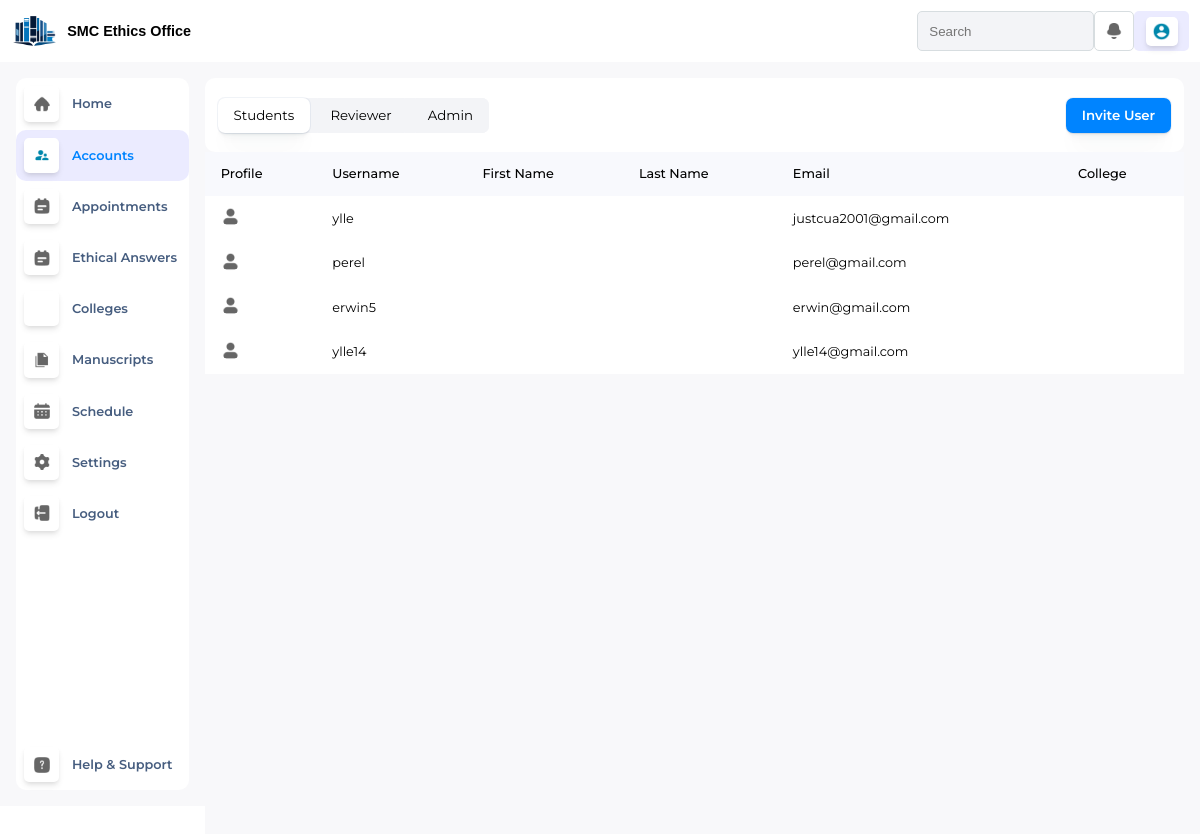
The page /adminAccounts/ on the database as committed earlier.
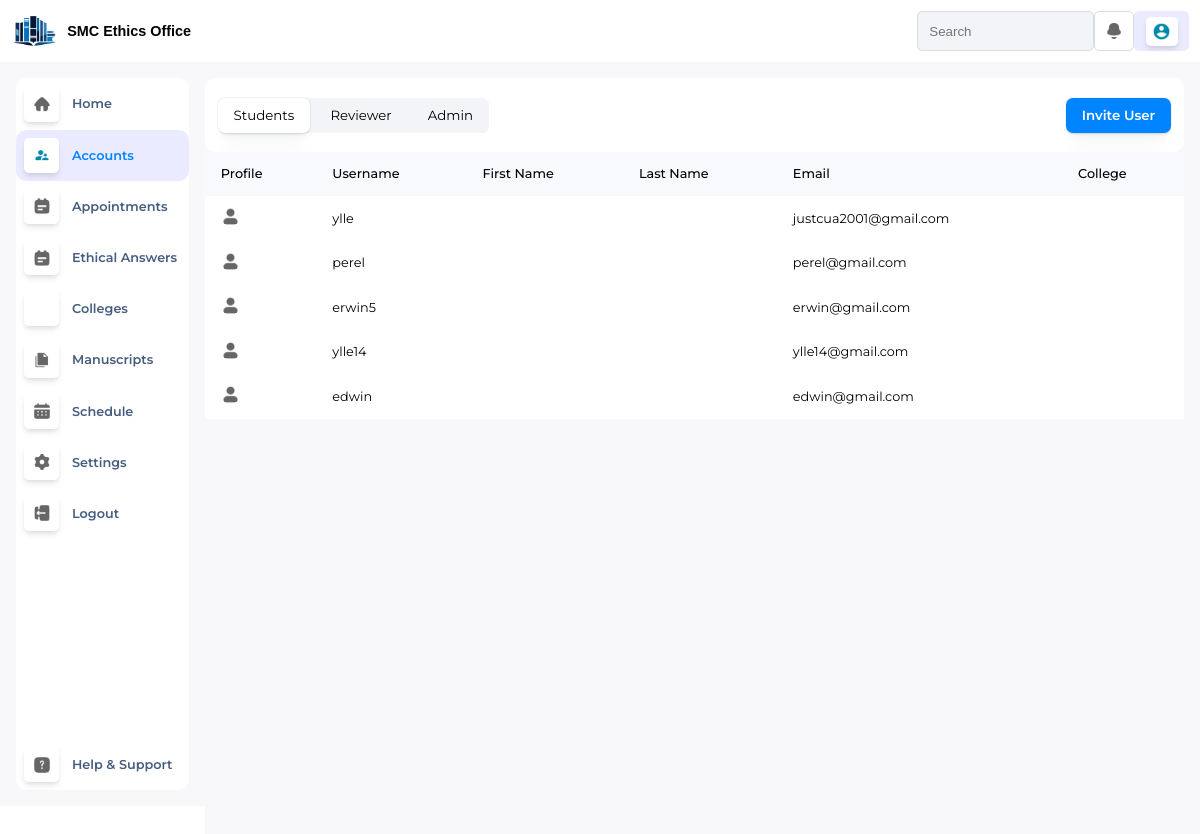
The same page on the database as committed later.
### EthicsApp/views/models.py (models this page shows, shortened)
class Student(models.Model):
    auth_user = models.ForeignKey(settings.AUTH_USER_MODEL, null=True, on_delete=models.CASCADE)
    smc_student_no = models.CharField(max_length =255)
    mobile_number = models.CharField(max_length =255)
    receipt_no = models.CharField(max_length =255)
    manuscript_id = models.ForeignKey(Manuscripts, on_delete=models.CASCADE, null=True)

### EthicsApp/views/adminDashboard.py (the view)
# urls.py: re_path(r'^adminAccounts/$', views.adminAccounts, name='adminAccounts'),
def adminAccounts(request):
    profile_picture = request.session.get('profile_picture', None)
    account_type = request.session.get('account_type', None)
    students = Student.objects.filter(
        auth_user__isnull=False,
        auth_user__is_superuser=False
    ).prefetch_related(
        Prefetch(
            'accounts_set',
            queryset=Accounts.objects.filter(account_typeid__Account_type='Student').select_related('college_id')
        )
    )
    reviewers = Reviewer.objects.filter(
        auth_user__isnull=False,
        auth_user__is_superuser=False
    ).prefetch_related(
        Prefetch(
            'accounts_set',
            queryset=Accounts.objects.filter(account_typeid__Account_type='Reviewer').select_related('college_id')
        )
    )
    admins = Reviewer.objects.filter(
        auth_user__isnull=False,
        auth_user__is_superuser=True
    ).prefetch_related(
        Prefetch(
            'accounts_set',
            queryset=Accounts.objects.filter(account_typeid__Account_type='Admin').select_related('college_id')
        )
    )
    accountType = Account_Type.objects.exclude(Account_type='Student')
    for student in students:
        student.google_picture = get_google_profile_picture(student.auth_user)
    for reviewer in reviewers:
        reviewer.google_picture = get_google_profile_picture(reviewer.auth_user)
    for admin in admins:
        admin.google_picture = get_google_profile_picture(admin.auth_user)
    context = {
        'profile_picture': profile_picture,
        'account_type': account_type,
        'students': students,
        'reviewers': reviewers,
        'admins': admins,
        'accountTypes': accountType,
    }
    return render(request, 'admin/adminAccounts.html', context)

### EthicsApp/views/adminDashboard.py (called while the page is built)
def get_google_profile_picture(user):
    social_account = user.socialaccount_set.filter(provider='google').first()
    if social_account:
        return social_account.extra_data.get('picture')
    return None

### EthicsApp/views/models.py (called while the page is built)
    def __str__(self):
        return f"{self.Account_type}"

### EthicsApp/templates/admin/adminAccounts.html (shortened to what this page needs)
{% extends "master.html" %}
{% load static %}
{% block css %}
<link rel="stylesheet" href="{% static './css/adminDashboard.css' %}">
<link rel="stylesheet" href="{% static './css/adminAccount.css' %}">
<link rel="stylesheet" href="https://cdnjs.cloudflare.com/ajax/libs/font-awesome/6.6.0/css/all.min.css"
 />
{% endblock %}
{% block content %}
<div class="MainContainer">
    {% include './adminTopNav.html' %}
    <div class="MC-Bottom">
        {% include './adminNav.html' %}
        <div id="Accounts-Content">
            <div class="AC-Top">
              <div class="ACT-Left">
                    <button id="Students-Accounts">Students</button>
                    <button id="Reviewer-Accounts">Reviewer</button>
                    <button id="Admin-Accounts">Admin</button>
                </div>
                <div class="ACT-Right">
                    <button id="InviteAcc-btn">Invite User</button>
                </div>
              </div>
             <div id="StudentAcc-Area">
                <table>
                  <tr>
                    <th>Profile</th>
                    <th>Username</th>
                    <th>First Name</th>
                    <th>Last Name</th>
                    <th>Email</th>
                    <th>College</th>
                  </tr>
                  {% for student in students %}
                  <tr>
                    <td>
                        {% if student.google_picture %}
                            <img class="studentProfilePic" src="{{ student.google_picture }}" />
                        {% else %}
                            <img class="studentProfilePic2" src="../../static/images/User-2-Fill--Streamline-Mingcute-Fill.png" alt="../../static/images/User-2-Fill--Streamline-Mingcute-Fill.png" />
                        {% endif %}
                    </td>
                    <td>{{ student.auth_user.username }}</td>
                    <td>{{ student.auth_user.firstname }}</td>
                    <td>{{ student.auth_user.lastname }}</td>
                    <td>{{ student.auth_user.email }}</td>
                    <td>
                    </td>
                  </tr>
                  {% endfor %}
                </table>
              </div>
        </div>
    </div>
</div>
{% endblock %}

Rows that differ between the two databases and show on the page:
added Student: auth_user.username "edwin", auth_user.email "edwin@gmail.com"
